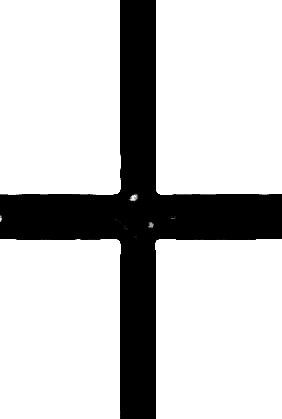
#> input picture data/kaggle_brahmi/1/15.jpg, 282 x 419 px; its folder holds only this picture in this run
$ python -i preprocessing.py   (imports and definitions only)   (older library calls are emulated)
#> lines starting #> are read from the running program, lines starting #| are printed output that depends on the picture; after the words box and inside, x2 and y2 are one past the last pixel; in counts of white or black regions, pixels touching at a corner belong together
### src/s1_segmentation/modules/baseline.py
import cv2
import numpy as np
import matplotlib
import matplotlib.pyplot as plt
from scipy.ndimage import gaussian_filter1d
from scipy.signal import find_peaks
from skimage.metrics import structural_similarity as _ssim
import os
from pathlib import Path


def _get_char_centroids(binary):
    """CCA -> list of component dicts sorted by x-centroid."""
    n, lbl, st, cent = cv2.connectedComponentsWithStats(binary, connectivity=8)
    comps = []
    for i in range(1, n):
        area = st[i, cv2.CC_STAT_AREA]
        if area < 20:
            continue
        comps.append({
            "cx": float(cent[i][0]), "cy": float(cent[i][1]),
            "x":  int(st[i, cv2.CC_STAT_LEFT]),
            "y":  int(st[i, cv2.CC_STAT_TOP]),
            "w":  int(st[i, cv2.CC_STAT_WIDTH]),
            "h":  int(st[i, cv2.CC_STAT_HEIGHT]),
            "area": int(area),
        })
    comps.sort(key=lambda c: c["cx"])
    return comps

def _cluster_centroids_by_row(chars, H):
    """
    Split centroids into row-groups using KDE valley detection.

    Why KDE instead of sorted-gap detection
    ─────────────────────────────────────────
    Simple gap detection (find large gaps in sorted y values) fails when
    two text rows are CLOSE together — the gap between rows may be smaller
    than gaps within one wavy row.

    KDE approach:
    1. Build a histogram of centroid y-values and smooth with Gaussian σ=6px.
    2. Find VALLEYS in the KDE — valleys in the y-density are row separators.
    3. Split centroids at each valley.
    4. Sort groups by total area (dominant / most-character row first).

    If no valley is found the single group is returned unchanged.
    """
    if not chars:
        return [chars]

    # Build and smooth y-histogram
    y_hist = np.zeros(H)
    for c in chars:
        idx = int(np.clip(c["cy"], 0, H - 1))
        y_hist[idx] += 1
    kde = gaussian_filter1d(y_hist, sigma=6)

    if kde.max() == 0:
        return [chars]

    # Find valleys in KDE = row separator positions
    inv_kde     = kde.max() - kde
    valleys, _  = find_peaks(
        inv_kde,
        height=kde.max() * 0.25,       # valley must dip to < 75% of peak
        distance=max(10, int(H * 0.10)),
        prominence=kde.max() * 0.15,   # valley must be prominent
    )

    if len(valleys) == 0:
        return [chars]   # single row — no separator found

    # Split centroids at each valley
    separators = sorted(int(v) for v in valleys)
    groups     = []
    prev_sep   = -1
    for sep in separators + [H + 1]:
        group = [c for c in chars if prev_sep < c["cy"] <= sep]
        if group:
            groups.append(group)
        prev_sep = sep

    if not groups:
        return [chars]

    # Sort by total area descending (dominant row first)
    groups.sort(key=lambda g: sum(c["area"] for c in g), reverse=True)

    print(f"  Baseline row-split: KDE found {len(valleys)} valley(s) at "
          f"y={separators} → {len(groups)} row group(s)  "
          f"sizes={[len(g) for g in groups]}")
    return groups

def detect_baseline(binary_img):
    """
    Fit a polynomial baseline through ALL character centroids.

    Key fix (matching Phoenix team approach): fit ALL centroids first.
    For a curved inscription, centroids span the full y-range of the wave.
    Pre-splitting by row discards the dip/rise centroids that DEFINE the
    curve, leaving only flat middle points → wrong straight line.
    Row-splitting is only used as fallback when residual > 22% image height.
    """
    H, W  = binary_img.shape[:2]
    comps = _get_char_centroids(binary_img)
    areas = [c["area"] for c in comps]
    if not areas:
        return _fallback_baseline(W, H)
    thresh = max(50, float(np.percentile(areas, 30)))
    chars  = [c for c in comps if c["area"] >= thresh]
    if len(chars) < 3:
        return _fallback_baseline(W, H)

    xs = np.array([c["cx"] for c in chars])
    ys = np.array([c["cy"] for c in chars])

    def _fit_and_select(xs_, ys_, label=""):
        fits_ = {}
        for deg in range(1, min(4, len(xs_))):
            cf   = np.polyfit(xs_, ys_, deg)
            poly = np.poly1d(cf)
            xs_f = np.linspace(0, W, 300)
            ys_f = poly(xs_f)
            fits_[deg] = {"cf": cf, "poly": poly,
                          "std":  float(np.std(ys_ - poly(xs_))),
                          "curv": float(ys_f.max() - ys_f.min())}
        for d in [1, 2, 3]:
            if d not in fits_:
                fits_[d] = fits_[max(fits_.keys())]
        def _up(lo, hi):
            sl,sh = fits_[lo]["std"], fits_[hi]["std"]
            cl,ch = fits_[lo]["curv"],fits_[hi]["curv"]
            return ((sl-sh)/max(sl,1e-6)*100 >= 10.0 or
                    (ch-cl >= 12.0 and sh <= sl*1.05))
        ch = 1
        if _up(1,2): ch = 2
        if ch==2 and _up(2,3): ch = 3
        if label:
            print(f"  Baseline{label}: deg{ch}  "
                  f"std={fits_[ch]['std']:.1f}px  curv={fits_[ch]['curv']:.1f}px")
        return fits_, ch

    # Step 1: fit ALL centroids
    fits, chosen = _fit_and_select(xs, ys, " (all pts)")

    # Step 2: RANSAC using chosen polynomial (not linear!)
    best_poly = fits[chosen]["poly"]
    inlier    = np.abs(ys - best_poly(xs)) <= max(20.0, fits[chosen]["std"]*2.0)
    if inlier.sum() >= 3 and inlier.sum() < len(xs):
        print(f"  Baseline RANSAC: removed {(~inlier).sum()} outlier(s), "
              f"kept {inlier.sum()}/{len(xs)}")
        xs, ys = xs[inlier], ys[inlier]
        fits, chosen = _fit_and_select(xs, ys, " (after RANSAC)")

    # Step 3: row-split fallback (only if residual still very large)
    if fits[chosen]["std"] > H * 0.22 and len(chars) >= 6:
        print(f"  Baseline: std too large -> trying row-split fallback")
        row_groups = _cluster_centroids_by_row(chars, H)
        if len(row_groups) > 1 and len(row_groups[0]) >= 3:
            xs_d = np.array([c["cx"] for c in row_groups[0]])
            ys_d = np.array([c["cy"] for c in row_groups[0]])
            fits_d, ch_d = _fit_and_select(xs_d, ys_d, " (dominant row)")
            if fits_d[ch_d]["std"] < fits[chosen]["std"] * 0.85:
                fits, chosen, xs, ys = fits_d, ch_d, xs_d, ys_d
                print("  Baseline: row-split improved fit -> using dominant row")

    poly = fits[chosen]["poly"]
    std  = fits[chosen]["std"]
    curv = fits[chosen]["curv"]
    xs_f = np.linspace(0, W, 300)
    ys_f = poly(xs_f)

    if chosen == 1 and std < 0.05*H: flow = "straight"
    elif curv < 0.08*H:              flow = "straight"
    elif chosen == 2:                 flow = "curved"
    else:                             flow = "wavy"

    angle = (float(np.degrees(np.arctan2(
                float(ys[-1])-float(ys[0]),
                float(xs[-1])-float(xs[0]))))
             if len(xs) >= 2 else 0.0)

    print(f"  Baseline: flow={flow}  degree={chosen}  "
          f"curvature={curv:.1f}px  residual_std={std:.1f}px  "
          f"tilt={angle:.1f}deg  pts_used={len(xs)}")

    return {"flow_type": flow, "poly": poly,
            "poly_coeffs": fits[chosen]["cf"],
            "degree": chosen, "residual_std": std, "curvature": curv,
            "angle_deg": angle,
            "centroids": list(zip(xs.tolist(), ys.tolist())),
            "image_W": W, "image_H": H}

# [36 lines left out: functions _fallback_baseline, rectify, not called in this run]

### src/s1_segmentation/modules/preprocessing.py
import cv2
import numpy as np
import matplotlib
import matplotlib.pyplot as plt
from scipy.ndimage import gaussian_filter1d
from scipy.signal import find_peaks
from skimage.metrics import structural_similarity as _ssim
import os
from pathlib import Path

from .baseline import detect_baseline


# [162 lines left out: functions preprocess, crop_to_inscription, not called in this run]

def extract_character_band(binary_img, padding: int = 12,
                           band_height_factor: float = 1.3,
                           save_vis_path: str = None) -> tuple:
    """
    Permanently remove noise outside the character text band by masking
    pixels that lie above/below the fitted inscription baseline.

    Root cause of the old failure
    ──────────────────────────────
    The previous sliding-window "peak-row" approach chose the row with the
    MOST white pixels per column strip. For inscriptions with a solid stone
    texture band at the bottom, that band always wins — it has more pixels
    per row than the sparse character strokes above it.

    Correct approach
    ─────────────────
    Use detect_baseline() which fits a polynomial to CCA component CENTROIDS
    filtered by area. This correctly identifies the character region because:
      • Character components have intermediate areas (not tiny specks,
        not the massive connected stone blob)
      • The polynomial fit through their centroids follows the text flow
      • It is immune to the solid noise band which appears as one giant
        component (area >> threshold) and gets excluded

    Algorithm
    ─────────
    1. Run detect_baseline on the noisy binary → get baseline polynomial.
    2. Estimate character half-height from CCA components whose centroids
       are NEAR the baseline (within ±30px), excluding outliers.
    3. For every column x:
         allowed_y = [baseline(x) − half_h − padding,
                      baseline(x) + half_h + padding]
       Zero all pixels outside this range.
    4. Optionally save a debug visualisation.

    Parameters
    ──────────
    binary_img          : WHITE text on BLACK background
    padding             : extra margin above/below band in pixels (default 12)
    band_height_factor  : band_half = median_char_height × this factor (1.3)
    save_vis_path       : path to save green-spline / red-boundary debug image

    Returns
    ───────
    (masked_binary, baseline_info, band_half)
    """
    H, W = binary_img.shape[:2]

    # ── Step 1: detect_baseline gives us the correct band centre ─────────
    baseline = detect_baseline(binary_img)
    poly     = baseline["poly"]

    # ── Step 2: estimate character height from NEAR-BASELINE components ──
    n, lbl, st, cent = cv2.connectedComponentsWithStats(
        binary_img, connectivity=8)

    img_area   = H * W
    near_heights = []
    for i in range(1, n):
        area = int(st[i, cv2.CC_STAT_AREA])
        # Skip too-small (noise specks) and too-large (noise blob)
        if area < 30 or area > img_area * 0.03:
            continue
        cy    = float(cent[i][1])
        cx    = float(cent[i][0])
        bl_y  = float(poly(cx))
        dist  = abs(cy - bl_y)
        if dist < 40:                           # within 40px of baseline
            near_heights.append(int(st[i, cv2.CC_STAT_HEIGHT]))

    if near_heights:
        med_h = float(np.median(near_heights))
    else:
        # Fallback: use all character-scale component heights
        all_h = [int(st[i, cv2.CC_STAT_HEIGHT])
                 for i in range(1, n)
                 if 30 <= int(st[i, cv2.CC_STAT_AREA]) <= img_area * 0.03]
        med_h = float(np.median(all_h)) if all_h else H * 0.25

    band_half = max(int(med_h * band_height_factor),
                    int(H * 0.18))   # at least 18% of image height

    print(f"  Band: baseline_flow={baseline['flow_type']}  "
          f"median_char_h={med_h:.0f}px  "
          f"band_half={band_half}px  total={2*(band_half+padding)}px  "
          f"image_H={H}px")

    # ── Step 3: apply band mask ───────────────────────────────────────────
    mask = np.zeros((H, W), dtype=np.uint8)
    for col in range(W):
        cy = int(np.clip(float(poly(col)), 0, H - 1))
        y0 = max(0, cy - band_half - padding)
        y1 = min(H, cy + band_half + padding)
        mask[y0:y1, col] = 255

    masked = cv2.bitwise_and(binary_img, mask)

    n_before = cv2.connectedComponentsWithStats(binary_img, connectivity=8)[0] - 1
    n_after  = cv2.connectedComponentsWithStats(masked,     connectivity=8)[0] - 1
    print(f"  Noise components removed: {n_before - n_after}  "
          f"({n_before} → {n_after})")

    # ── Step 4: optional debug visualisation ─────────────────────────────
    if save_vis_path:
        vis = cv2.cvtColor(binary_img, cv2.COLOR_GRAY2BGR)
        for col in range(W - 1):
            cy  = int(np.clip(float(poly(col)),     0, H - 1))
            cy2 = int(np.clip(float(poly(col + 1)), 0, H - 1))
            # Spline baseline (green)
            cv2.line(vis, (col, cy), (col + 1, cy2), (0, 220, 0), 2)
            # Band boundaries (red)
            y0 = max(0, cy - band_half - padding)
            y1 = min(H - 1, cy + band_half + padding)
            if 0 <= y0 < H: vis[y0, col] = [0, 0, 255]
            if 0 <= y1 < H: vis[y1, col] = [0, 0, 255]
        cv2.imwrite(save_vis_path, vis)
        print(f"  Band vis → {save_vis_path}")

    return masked, baseline, band_half


# [107 lines left out: functions _cca_filter, noise_removal, remove_border_blobs, not called in this run]

>>> import cv2
>>> picture = cv2.imread('../../../data/kaggle_brahmi/1/15.jpg', cv2.IMREAD_GRAYSCALE)
#> picture is the input picture: shape (419, 282); min 0, max 255, mean 198.6
>>> result = extract_character_band(picture)
#> in _get_char_centroids, `n, lbl, st, cent = cv2.connectedComponentsWithStats(binary, connectivi..`:
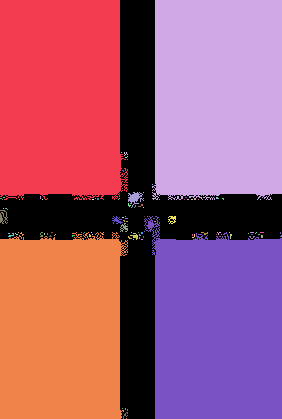
#> lbl: shape (419, 282) int32; 106 distinct labels, from 0 to 105; one colour per label, 0 black
#> in _get_char_centroids, `n, lbl, st, cent = cv2.connectedComponentsWithStats(binary, connectivi..`: n = 106; st = 106 rows, first 6: [0, 0, 282, 419, 24356], [0, 0, 128, 200, 23583], [152, 0, 130, 200, 24859], [121, 152, 1, 1, 1], [124, 152, 4, 4, 7], [125, 156, 3, 2, 3]; cent = 106 pairs, first value 1 to 280.7, second value 97.38 to 418
#> the loop in _get_char_centroids, `for i in range(1, n):` made 105 passes
#> area on passes 1, 2, 10, 36, 37, 42, 43, 50: 23583, 24859, 118, 56, 41, 23029, 36, 36
#> after the loop in _get_char_centroids, `for i in range(1, n):`: comps = 10 items
#> in detect_baseline, `areas = [c["area"] for c in comps]`: areas = [56, 23583, 21750, 41, 36, 118, 25, 36, 23029, 24859]
#> in detect_baseline, `thresh = max(50, float(np.percentile(areas, 30)))`: thresh = 50
#> in detect_baseline, `chars  = [c for c in comps if c["area"] >= thresh]`: chars = 6 items
#> in detect_baseline, `xs = np.array([c["cx"] for c in chars])`: xs = [2.88, 59.8, 59.84, 134.4, 217.6, 217.8]
#> in detect_baseline, `ys = np.array([c["cy"] for c in chars])`: ys = [216.7, 97.68, 328, 197.6, 327.8, 97.38]
#> the loop in _fit_and_select, `for deg in range(1, min(4, len(xs_))):` made 3 passes
#> cf on passes 1 to 3: [-0.0203, 213.2], [0.000934, -0.245, 220.4], [1.35e-05, -0.00341, 0.0828, 216.8]
#> after the loop in _fit_and_select, `for deg in range(1, min(4, len(xs_))):`: fits_ = 3 items
#> in _up, `sl,sh = fits_[lo]["std"], fits_[hi]["std"]`: sl = 94.23; sh = 94.13
#> in _up, `cl,ch = fits_[lo]["curv"],fits_[hi]["curv"]`: cl = 5.73; ch = 21.29
#> in _fit_and_select, `if _up(1,2): ch = 2`: ch = 2
#> in _fit_and_select, `if ch==2 and _up(2,3): ch = 3`: ch = 3
#|   Baseline (all pts): deg3  std=94.1px  curv=73.2px
#> in detect_baseline, `fits, chosen = _fit_and_select(xs, ys, " (all pts)")`: fits = 3 items; chosen = 3
#> in detect_baseline, `inlier    = np.abs(ys - best_poly(xs)) <= max(20.0, fits[chosen]["std"..`: inlier = [True, True, True, True, True, True]
#> the loop in _cluster_centroids_by_row, `for c in chars:` made 6 passes
#> idx on passes 1 to 6: 216, 97, 328, 197, 327, 97
#> after the loop in _cluster_centroids_by_row, `for c in chars:`: y_hist = 419 values, max 2 at index 97, min 0 at index 0, mean 0.0143
#> in _cluster_centroids_by_row, `kde = gaussian_filter1d(y_hist, sigma=6)`: kde = 419 values, max 0.133 at index 97, min 0 at index 0, mean 0.0143
#> in _cluster_centroids_by_row, `inv_kde     = kde.max() - kde`: inv_kde = 419 values, max 0.133 at index 0, min 0 at index 97, mean 0.119
#> in _cluster_centroids_by_row, `valleys, _  = find_peaks( inv_kde, height=kde.max() * 0.25,`: valleys = [147, 206, 271]
#> the loop in _cluster_centroids_by_row, `for sep in separators + [H + 1]:` made 4 passes
#> (sep, prev_sep) on passes 1 to 4: (147, 147), (206, 206), (271, 271), (420, 420)
#> after the loop in _cluster_centroids_by_row, `for sep in separators + [H + 1]:`: groups = 4 items
#|   Baseline row-split: KDE found 3 valley(s) at y=[147, 206, 271] → 4 row group(s)  sizes=[2, 2, 1, 1]
#> in detect_baseline, `std  = fits[chosen]["std"]`: std = 94.08
#> in detect_baseline, `curv = fits[chosen]["curv"]`: curv = 73.24
#> in detect_baseline, `ys_f = poly(xs_f)`: ys_f = 300 values, max 271.1 at index 299, min 197.8 at index 165, mean 213.7
#> in detect_baseline, `angle = (float(np.degrees(np.arctan2( float(ys[-1])-float(ys[0]), floa..`: angle = -29.04
#|   Baseline: flow=wavy  degree=3  curvature=73.2px  residual_std=94.1px  tilt=-29.0deg  pts_used=6
#> in extract_character_band, `baseline = detect_baseline(binary_img)`: baseline = 10 items
#> in extract_character_band, `n, lbl, st, cent = cv2.connectedComponentsWithStats( binary_img, conne..`: n = 106
#> the loop in extract_character_band, `for i in range(1, n):` made 105 passes
#> (area, cy, cx, bl_y, dist) on passes 10, 36, 37, 43, 50: (118, 197.6, 134.4, 199, 1.44), (56, 216.7, 2.88, 217, 0.247), (41, 219.8, 116.6, 201.4, 18.41), (36, 219, 171.8, 198.7, 20.31), (36, 227.4, 123.7, 200.3, 27.03)
#> after the loop in extract_character_band, `for i in range(1, n):`: near_heights = [16, 14, 8, 8, 9]
#> in extract_character_band, `med_h = float(np.median(near_heights))`: med_h = 9
#> in extract_character_band, `band_half = max(int(med_h * band_height_factor), int(H * 0.18))`: band_half = 75
#|   Band: baseline_flow=wavy  median_char_h=9px  band_half=75px  total=174px  image_H=419px
#> the loop in extract_character_band, `for col in range(W):` made 282 passes
#> (cy, y0, y1) on passes 1 to 3: (216, 129, 303), (216, 129, 303), (216, 129, 303)
#> after the loop in extract_character_band, `for col in range(W):`:
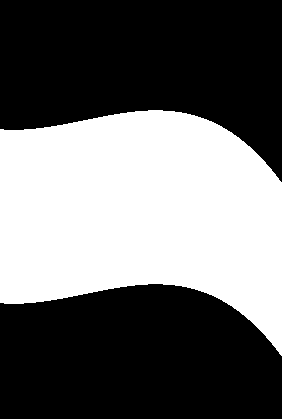
#> mask: shape (419, 282); 41.5% white; 1 white region, box (x1, y1, x2, y2) and area: (0, 110, 282, 356) 49068
#> in extract_character_band, `masked = cv2.bitwise_and(binary_img, mask)`:
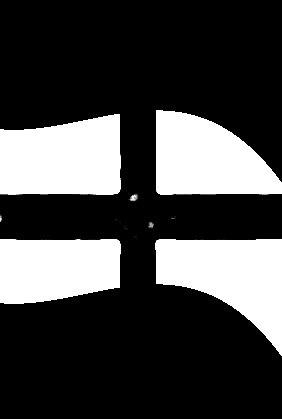
#> masked: shape (419, 282); min 0, max 255, mean 68.5
#> in extract_character_band, `n_before = cv2.connectedComponentsWithStats(binary_img, connectivity=8..`: n_before = 105
#> in extract_character_band, `n_after  = cv2.connectedComponentsWithStats(masked,     connectivity=8..`: n_after = 100
#|   Noise components removed: 5  (105 → 100)
